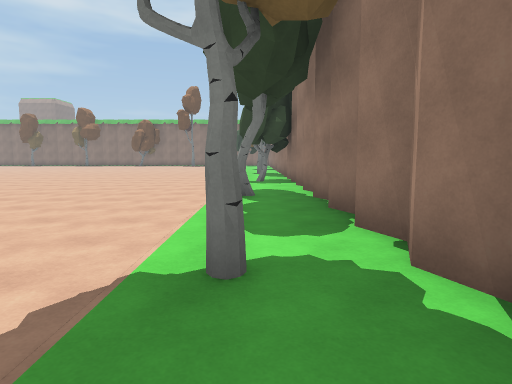
[1] (above)

20 first-person views from a walk through a 3-D level made in the Unity game engine. The camera is 1.5 m above the floor, tilts 6° down and sees 75° across. The floor is counted in squares, 2 m on a side. Each view is taken from the middle of a square. On the plan, view 1 faces up. The plan holds only what a view shows up to about 11 squares ahead; the rest is blank. The place goes on beyond the plan. The player character is not drawn.

[2]
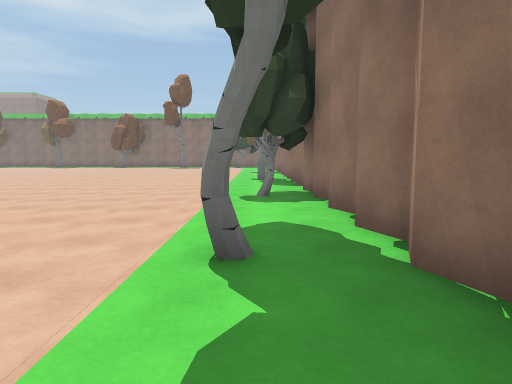

[3]
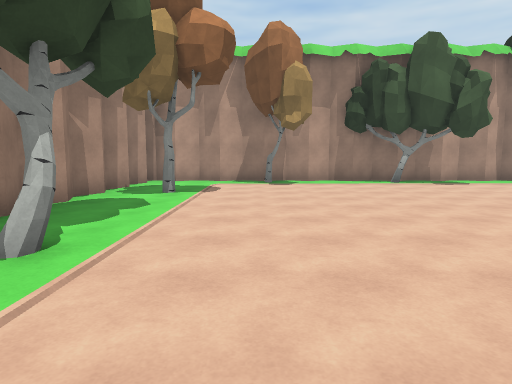

[4]
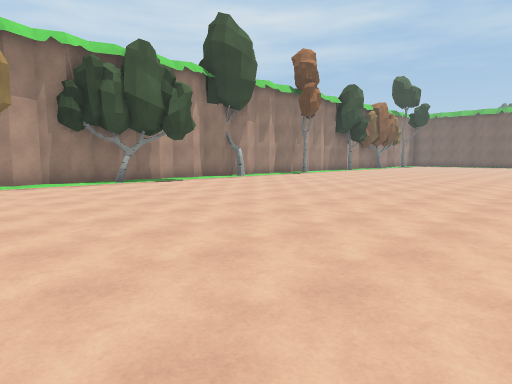

[5]
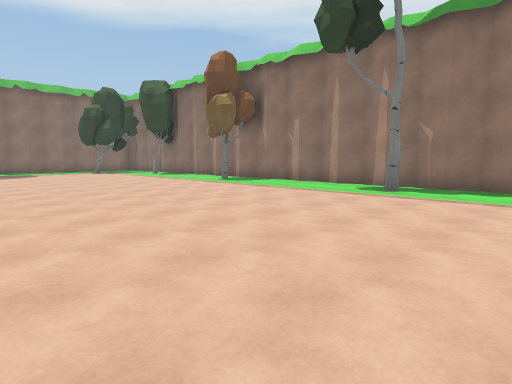

[6]
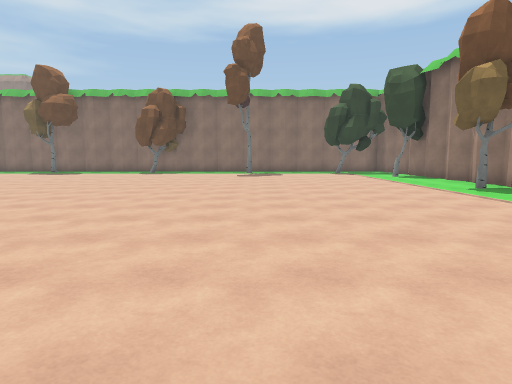

[7]
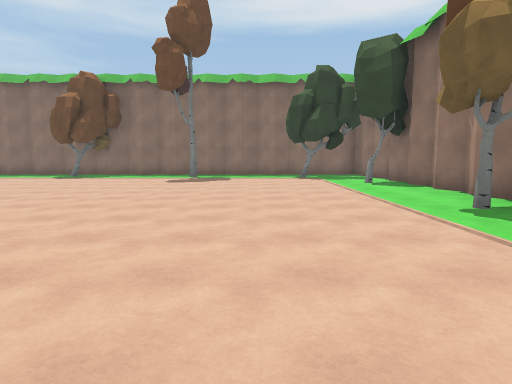

[8]
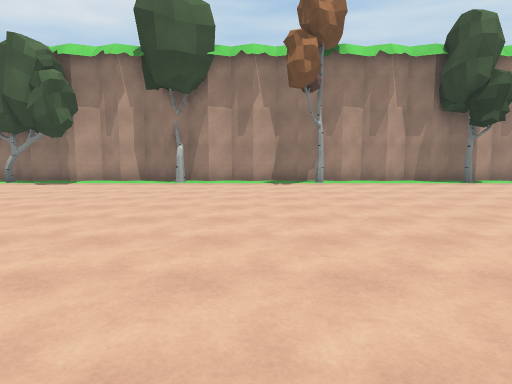

[9]
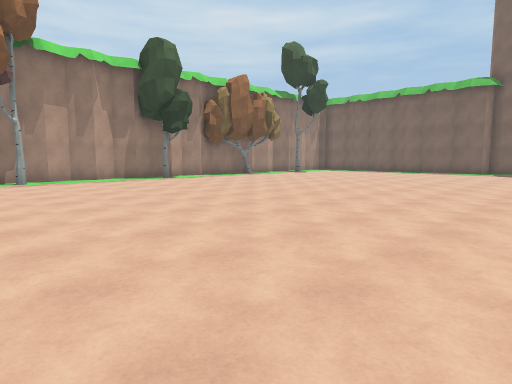

[10]
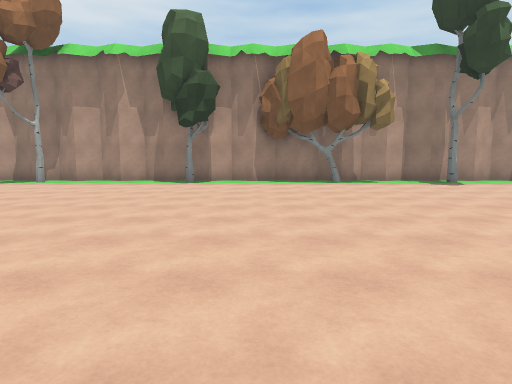

[11]
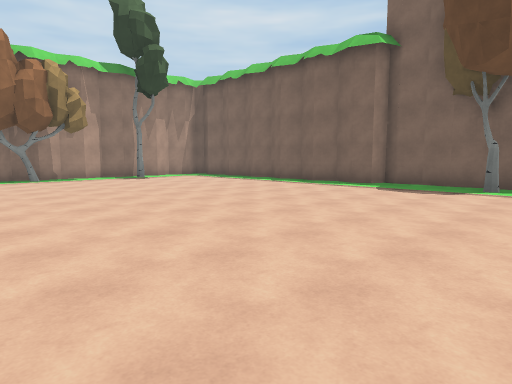

[12]
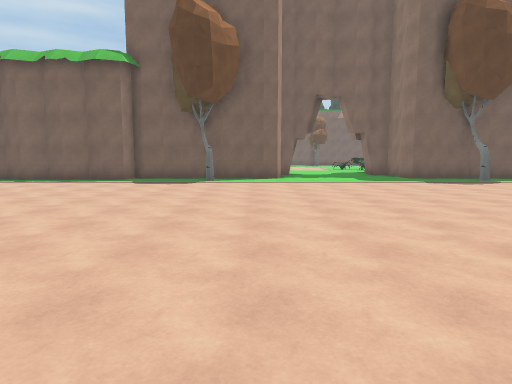

[13]
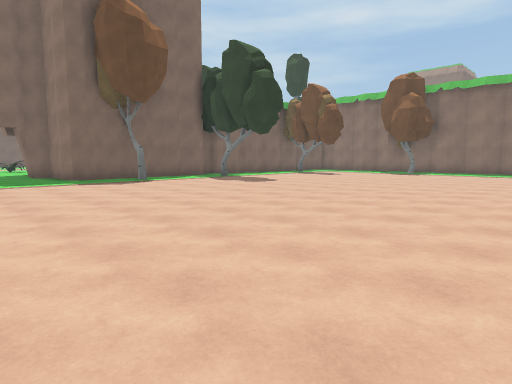

[14]
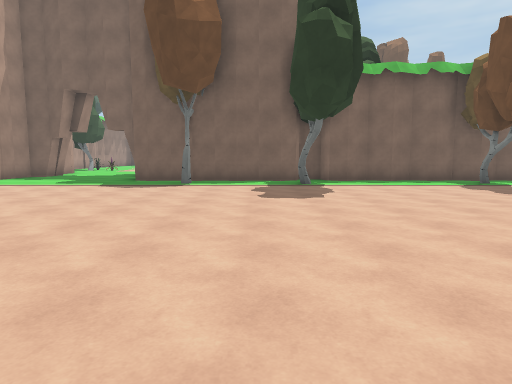

[15]
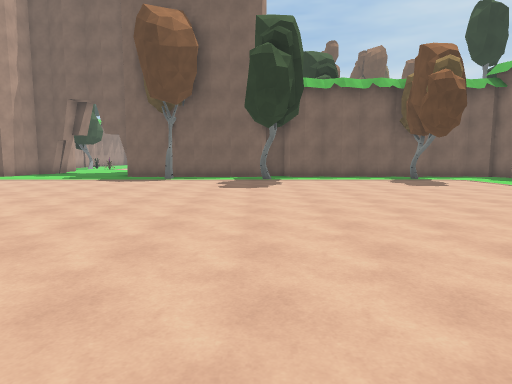

[16]
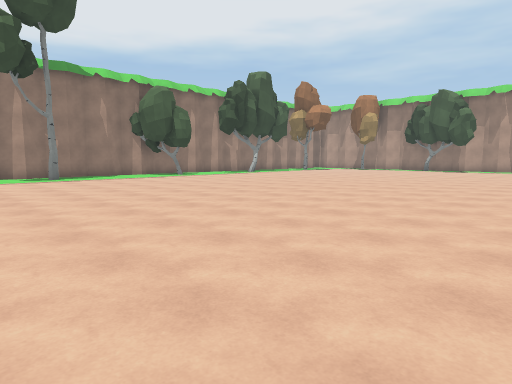

[17]
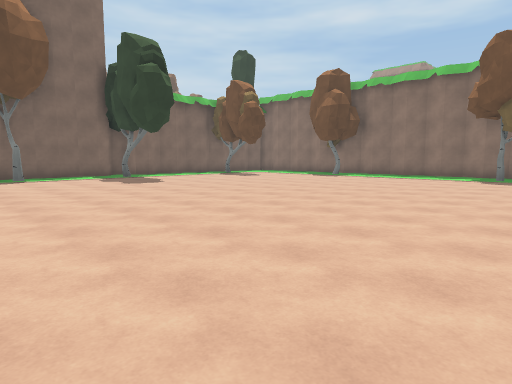

[18]
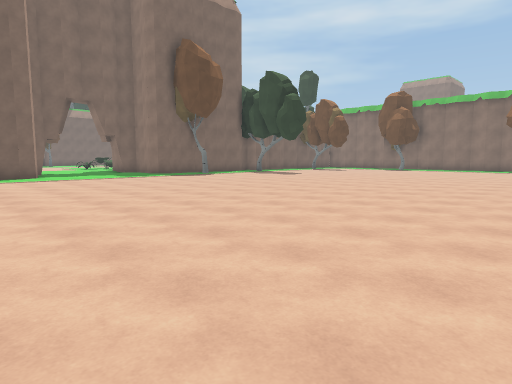

[19]
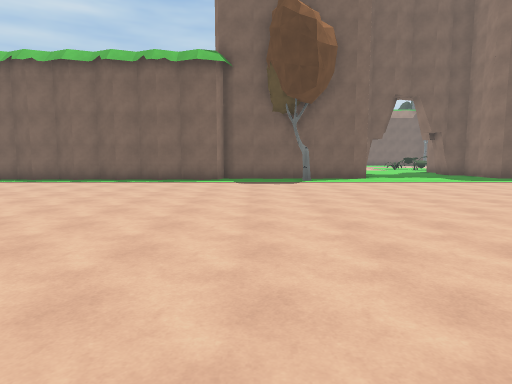

[20]
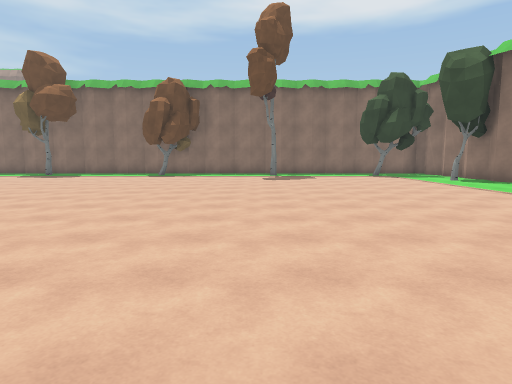

### Floor plan
Key: @ floor where view 1 was taken; # wall or solid block; . floor; O other object.
Columns run from 31 left of view 1 to 2 right of it. Each row starts with its distance up from view 1.
 27  #.....   ...       ............O
 26  #O..... .....   ...............#
 25  #............   ..............O#
 24  #............    ..............##
 23 ##............    ...............#
 22 #O............     .............##
 21 #OO...........      ...........OO
 20  O.............     ............O
 19 OO.............      ............
 18  OO............    .............#
 17  O.............    .............O
 16 O..............    .............O
 15 ..............     ............OO
 14 ..............     .............#
 13 ...............     ............O
 12 #..............     ............O
 11  O.............     ............O
 10  OO................ ...........O#
  9  O................. ............O
  8  O..............................O
  7  O...............................
  6  #.............................O#
  5  O..............................O
  4  O..............................O
  3  O...............................
  2  #.............................O#
  1  #..............................#
  0  #.......................O.....@#
 -1  ###O###O###O###O###O###.###.O###
 -2                        ### ##

Where each view was taken, in squares from view 1:
view 1: 0 up, 0 right, facing up
view 2: 4 up, 0 right, facing up
view 3: 9 up, 2 left, facing down
view 4: 9 up, 2 left, facing down-left
view 5: 12 up, 7 left, facing up-right
view 6: 13 up, 5 left, facing up
view 7: 16 up, 3 left, facing up
view 8: 9 up, 13 left, facing down
view 9: 10 up, 13 left, facing down-left
view 10: 9 up, 21 left, facing down
view 11: 11 up, 21 left, facing down-left
view 12: 11 up, 19 left, facing left
view 13: 13 up, 19 left, facing up-left
view 14: 20 up, 20 left, facing left
view 15: 21 up, 18 left, facing left
view 16: 18 up, 12 left, facing down-right
view 17: 16 up, 17 left, facing up-left
view 18: 9 up, 17 left, facing up-left
view 19: 8 up, 19 left, facing left
view 20: 15 up, 6 left, facing up
